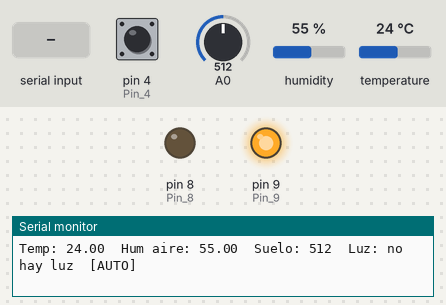
Bench run of a sketch on a simulated Arduino Uno, built with avr-gcc and run on an emulated ATmega328P. Shown: output pins drawn as LEDs (lit = HIGH), the last lines printed to the serial monitor. The test bench sets the inputs (shaded band); at power-on: A0 = 512, pin 4 (Pin_4) HIGH, humidity 55 %, temperature 24 °C.

Above: at 1.2 s.
1.3 s: A0 set to 589
3.3 s: A0 set to 616
At 5.2 s:
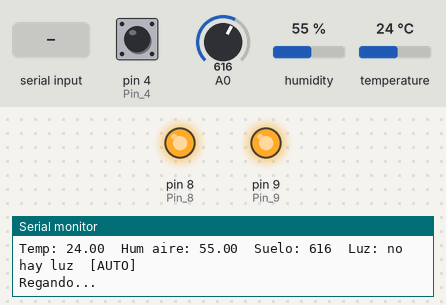
9.3 s: "m" received over Serial
At 15.0 s:
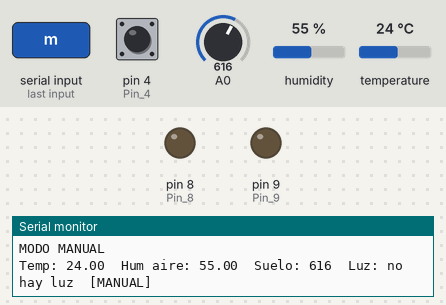
15.3 s: "b" received over Serial
At 16.6 s:
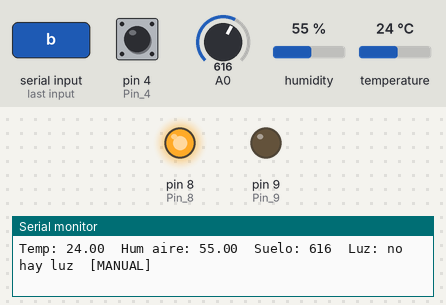
21.7 s: "v" received over Serial
At 23.0 s:
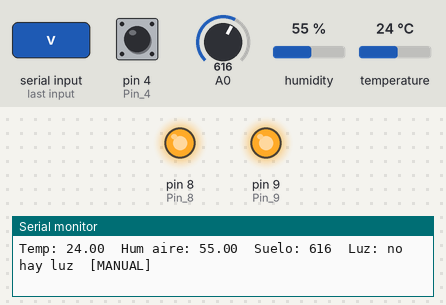
Timing chart, 0 to 24.7 s (numbered marks = the images above; inputs shaded):
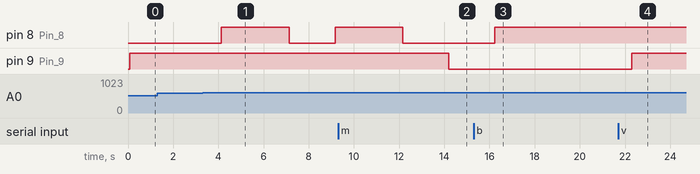

Measured:
- the behaviour switches between 600 and 601 on A0 (found by bisection; images 0 and 1)
- after the input at 3.3 s, pin 8 (Pin_8): LOW → HIGH after 0.83 s, → LOW 3.0 s later, → HIGH 2.0 s later
- after the input at 9.3 s, pin 8 (Pin_8): goes on until 12.2 s, then stays LOW; pin 9 (Pin_9): HIGH → LOW after 4.9 s
- after the input at 15.3 s, pin 8 (Pin_8): LOW → HIGH after 0.93 s
- after the input at 21.7 s, pin 9 (Pin_9): LOW → HIGH after 0.61 s

The sketch:

invernadero.ino
```cpp
#include <DHT.h>            // Librería para usar el sensor DHT11

DHT dht(5, DHT11);          // El DHT11 está conectado al pin 5

bool manual = false;        // false = modo automático, true = modo manual
bool bomba = false;         // Estado de la bomba en modo manual (false = apagada)
bool ventilador = false;    // Estado del ventilador en modo manual (false = apagado)

void setup() {
  Serial.begin(9600);       // Inicia el Monitor Serie a 9600
  dht.begin();              // Inicia el sensor DHT11
  pinMode(4, INPUT);        // Pin 4: sensor de luz (entrada)
  pinMode(8, OUTPUT);       // Pin 8: bomba (salida)
  pinMode(9, OUTPUT);       // Pin 9: ventilador (salida)
  Serial.println("Escribe: m = manual, a = automatico, b = bomba, v = ventilador");
}

void loop() {
  if (Serial.available() > 0) {
    char letra = Serial.read();

    if (letra == 'm') {               // m = cambia a modo manual
      manual = true;
      Serial.println("MODO MANUAL");
    }
    if (letra == 'a') {               // a = regresa a modo automático
      manual = false;
      Serial.println("MODO AUTOMATICO");
    }
    if (letra == 'b' && manual) {     // b = prende o apaga la bomba (solo en manual)
      bomba = !bomba;                 // Cambia al estado contrario
    }
    if (letra == 'v' && manual) {     // v = prende o apaga el ventilador (solo en manual)
      ventilador = !ventilador;       // Cambia al estado contrario
    }
  }

  // Lee los sensores
  float temperatura = dht.readTemperature();   // Temperatura en °C
  float humedadAire = dht.readHumidity();      // Humedad del aire en %
  int suelo = analogRead(A0);                  // Humedad del suelo (valores arriba de 600 = más seco)
  int luz = digitalRead(4);                    // Luz (0 = hay luz, 1 = no hay luz)

  // Muestra las lecturas en el Monitor Serie
  Serial.print("Temp: ");
  Serial.print(temperatura);
  Serial.print("  Hum aire: ");
  Serial.print(humedadAire);
  Serial.print("  Suelo: ");
  Serial.print(suelo);
  Serial.print("  Luz: ");
  if (luz == 0) {
    Serial.print("si hay luz");
  } else {
    Serial.print("no hay luz");
  }
  if (manual) {
    Serial.println("  [MANUAL]");
  } else {
    Serial.println("  [AUTO]");
  }

  if (manual) {
    // MODO MANUAL: en base a letras
    digitalWrite(8, bomba);
    digitalWrite(9, ventilador);
  } else {
    // MODO AUTOMÁTICO: con sensores

    // Ventilador: se prende si hace más de 22 °C o hay más de 70 % de humedad
    if (temperatura > 22 || humedadAire > 70) {
      digitalWrite(9, HIGH);
    } else {
      digitalWrite(9, LOW);
    }

    // Bomba: si el suelo está seco (más de 600), riega 3 segundos
    if (suelo > 600) {
      Serial.println("Regando...");
      digitalWrite(8, HIGH);          // Prende la bomba
      delay(3000);                    // Espera 3 segundos
      digitalWrite(8, LOW);           // Apaga la bomba
    }
  }

  delay(2000);                        // Espera 2 segundos antes de volver a empezar
}
```
